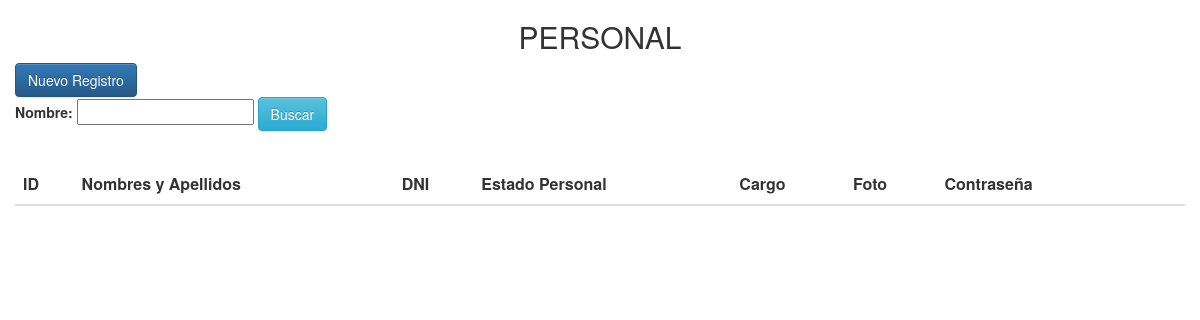
Before: /pagina_web/administracion/index_personal.php with the older database file.
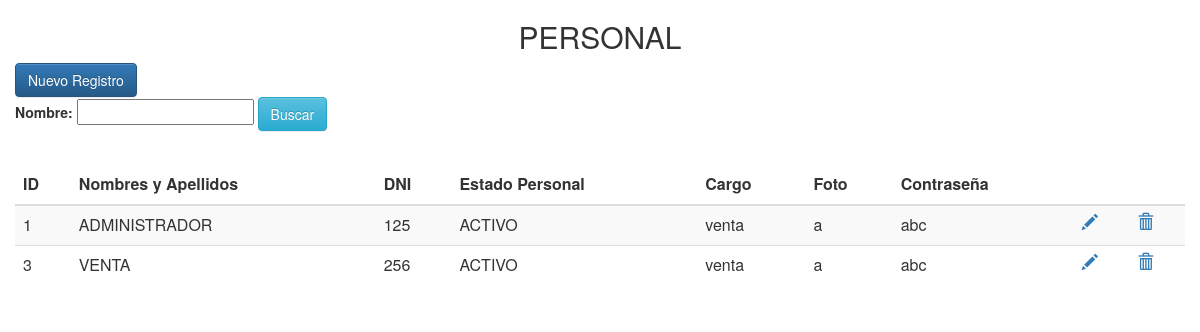
After: the same page with the newer database file.
### tables this page shows
CREATE TABLE `personal` (
  `id` int(11) NOT NULL,
  `dni` varchar(10) DEFAULT NULL,
  `foto` varchar(255) DEFAULT NULL,
  `nombre_apellido` varchar(100) DEFAULT NULL,
  `contrasena` varchar(100) DEFAULT NULL,
  `estado_personal` int(11) DEFAULT NULL,
  `id_cargo` int(11) DEFAULT NULL
);

CREATE TABLE `cargo` (
  `id` int(11) NOT NULL,
  `tipo_cargo` varchar(255) NOT NULL
);

### pagina_web/administracion/index_personal.php (the view, shortened to what this page needs)
<?php
	require 'conexion.php';
	$where = "";
	$sql = "SELECT * FROM personal $where ORDER BY nombre_apellido ASC";
	$resultado = $con->query($sql);
?>
<html lang="es">
	<head>
		<link href="css/bootstrap.min.css" rel="stylesheet">
		<link href="css/bootstrap-theme.css" rel="stylesheet">
	</head>
	<body>
		<div class="container">
			<div class="row">
				<h2 style="text-align:center">PERSONAL</h2>
			</div>
			<div class="row">
				<a href="nuevo_personal.php" class="btn btn-primary">Nuevo Registro</a>
				<form action="<?php $_SERVER['PHP_SELF']; ?>" method="POST">
					<b>Nombre: </b><input type="text" id="campo" name="campo" />
					<input type="submit" id="enviar" name="enviar" value="Buscar" class="btn btn-info" />
				</form>
			</div>
			<br>
			<div class="row table-responsive">
				<table class="table table-striped">
					<thead>
						<tr>
							<th>ID</th>
							<th>Nombres y Apellidos</th>
							<th>DNI</th>
							<th>Estado Personal</th>
							<th>Cargo</th>
							<th>Foto</th>
							<th>Contraseña</th>
							<th></th>
							<th></th>
						</tr>
					</thead>
					<tbody>
						<?php while($row = $resultado->fetch_array(MYSQLI_ASSOC)) { ?>
							<tr>
								<td><?php echo $row['id']; ?></td>
								<td><?php echo $row['nombre_apellido']; ?></td>
								<td><?php echo $row['dni']; ?></td>
								<td>
									<?php
										if($row['estado_personal']=='1') {
											echo "ACTIVO";
										} else {
											echo "INACTIVO";
										}
									?>
								</td>
								<td>
									<?php
										$id_cargo = $row['id_cargo'];
										echo $con->query("SELECT * FROM cargo WHERE id=$id_cargo")->fetch_array(MYSQLI_ASSOC)['tipo_cargo'];
									?>
								</td>
								<td><?php echo $row['foto']; ?></td>
								<td><?php echo $row['contrasena']; ?></td>
								<td><a href="modificar_personal.php?id=<?php echo $row['id']; ?>"><span class="glyphicon glyphicon-pencil"></span></a></td>
								<td><a href="#" data-href="eliminar_personal.php?id=<?php echo $row['id']; ?>" data-toggle="modal" data-target="#confirm-delete"><span class="glyphicon glyphicon-trash"></span></a></td>
							</tr>
						<?php } ?>
					</tbody>
				</table>
			</div>
		</div>
	</body>
</html>

Changed rows visible on the page:
added personal: id "1", nombre_apellido "ADMINISTRADOR", dni "125", estado_personal "ACTIVO", id_cargo.tipo_cargo "venta", foto "a", contrasena "abc"
added personal: id "3", nombre_apellido "VENTA", dni "256", estado_personal "ACTIVO", id_cargo.tipo_cargo "venta", foto "a", contrasena "abc"
